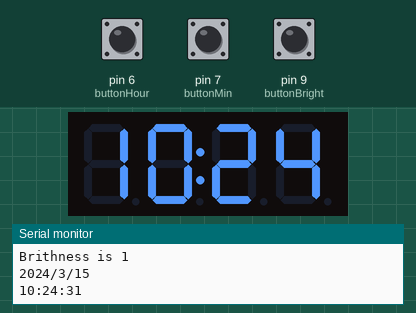
This sketch was run on a simulated Arduino Uno, built with avr-gcc and run on an emulated ATmega328P. Parts: 4-digit seven-segment display, the last lines printed to the serial monitor. The test bench sets the inputs (shaded band); at power-on: pin 6 (buttonHour) HIGH, pin 7 (buttonMin) HIGH, pin 9 (buttonBright) HIGH. The local clock reads 2024-03-15 10:24:30 at power-on unless the sketch sets it.

Above: at 1.1 s.
At 63.0 s:
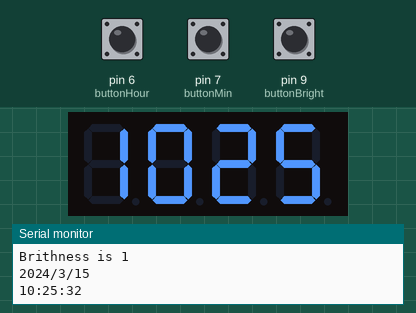
At 126.0 s:
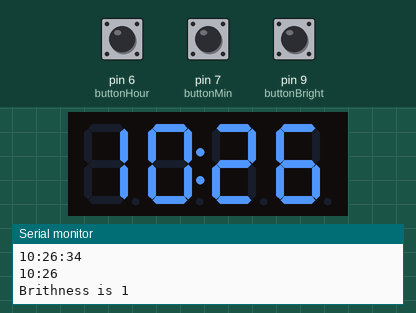

The sketch:

DS3231-bigTM1637-buttons.ino
```cpp
/*budnikAndrei*/
//для Витиных практикантов
/*недостатки схемы - за сутки отстают примерно на 6 минут (почему?),
(вопрос - как исправить? какие строчки кода закоментить, какие добавить?),
у нашей микросхемы часов реального времени DS3231 шесть выводов,
а задействованы 4, почему?
Разобраться как запрограммировать DS3231, установить дуту и время?
можно ли это сделать в данной программе?
Объяснить как все работает*/

//устанавливаем эти библиотеки (Ctrl+Shift+i) - менеджер библиотек
#include "RTClib.h"
#include "GyverTM1637.h"

#define CLK 4
#define DIO 5

GyverTM1637 disp(CLK, DIO);

// Кнопки установки времени
#define buttonHour 6  // Часы
#define buttonMin  7  // Минуты
#define buttonSet  8  // Установка
#define buttonBright   9  // Кнопка яркости

byte Bri=1; //переменная для усановки яркости

RTC_DS3231 rtc;

void setup() {
  pinMode(6, INPUT_PULLUP);
  pinMode(7, INPUT_PULLUP);
  pinMode(8, INPUT_PULLUP);
  pinMode(9, INPUT_PULLUP);

  /*будем использовать монитор порта (Ctrl+Shift+i)
  на случай отладки, если возникнут проблемы с LED-дисплеем или плохим контактом где либо*/
  Serial.begin(9600);
  delay(1000);

  if (! rtc.begin()) {
    Serial.println("Couldn't find RTC");
    while (1);
  }
  if (rtc.lostPower()) {
    Serial.println("RTC lost power, lets set the time!");
    rtc.adjust(DateTime(F(__DATE__), F(__TIME__)));
    //rtc.adjust(DateTime(2014, 1, 21, 3, 0, 0));  стартовые настройки DS-3231, задаются ранее в другой программе
  }
// яркость у нашего LED-дисплея меняется от 0 до 7
  disp.brightness(5); //(мы устанавливаем яркость на 5 (ее интенсивность)
  disp.clear();
}

void loop() {

  DateTime now = rtc.now();

  int displaytime = (now.hour() * 100) + now.minute();


int8_t TimeDisp[4];

   TimeDisp[0] = now.hour() / 10;  // Десятки часов
   TimeDisp[1] = now.hour() % 10;  // Единицы часов
   TimeDisp[2] = now.minute() / 10;// Десятки минут
   TimeDisp[3] = now.minute() % 10;// Единицы минут

//вывод данных на "Монитор порта"
Serial.print(now.hour());
Serial.print(":");
Serial.println(now.minute());

//установка минут
if (digitalRead(buttonMin) == LOW && digitalRead(buttonSet) == LOW)
{
    TimeDisp[3]++;
    if (TimeDisp[3] > 9)
    {
      TimeDisp[3] = 0;
      TimeDisp[2]++;
    }
    if (TimeDisp[2] > 5)
      TimeDisp[2] = 0;
}

//установка часов
if (digitalRead(buttonHour) == LOW && digitalRead(buttonSet) == LOW)
{
    TimeDisp[1]++;
    if (TimeDisp[1] > 9)
    {
        TimeDisp[1] = 0;
        TimeDisp[0]++;
        if (TimeDisp[0] > 2)
          TimeDisp[0] = 0;
     }
  if (TimeDisp[0]*10 + TimeDisp[1] > 24)
    {
      TimeDisp[1] = 0;
      TimeDisp[0] = 0;
    }
}

//установка яркости
if (digitalRead(buttonBright) == LOW && digitalRead(buttonSet) == LOW)
{
  Bri++;
  if (Bri>7)
    {Bri=1;}
}


int ho = (TimeDisp[0]*10 +  TimeDisp[1]);
int mi = (TimeDisp[2]*10 +  TimeDisp[3]);


rtc.adjust(DateTime(now.year(), now.month(), now.day(), ho,  mi, now.second()));

Serial.print("Brithness is ");
Serial.println(Bri);
Serial.print(now.year()); Serial.print("/");
Serial.print(now.month()); Serial.print("/");
Serial.println(now.day());
Serial.print(now.hour()); Serial.print(":");
Serial.print(now.minute()); Serial.print(":");
Serial.println(now.second());
//Serial.println(now.year(), now.month(), now.day(), now.hour(),  now.minute(), now.second());

//ваывод данных на дисплей (point - точки-разделитель часов и минут)
disp.brightness(Bri);
disp.display(TimeDisp);
//disp.point(now.second() % 2 ? POINT_ON : POINT_OFF);
  disp.point(1);
  delay(500);
  disp.point(0);
  delay(500);
}
```
